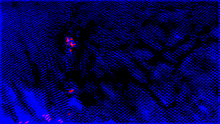
%> input picture fishery-nets/solution1/csim/build/test-data/2.tif, 220 x 124 px, shrunk from 480 x 270 before the run
$ octave --eval "result = CCL_windows(imread('../fishery-nets/solution1/csim/build/test-data/2.tif'));"   (GNU Octave 9; MATLAB toolbox functions it lacks are replaced by stand-ins)
%> lines starting %> are read from the running program, lines starting %| are printed output that depends on the picture; in (x1, y1, x2, y2) boxes, pixels count from 0 and x2, y2 are one past the last pixel; in counts of white or black regions, pixels touching at a corner belong together; the program's own positions count from 1
### Matlab/mat2gray.m
function I = mat2gray (M, scale)

  if (nargin < 1|| nargin > 2)
    usage ("mat2gray(...) number of arguments must be 1 or 2");
  end

  [x,y,k] = size(M);

  if (k ~= 1)
    usage ("mat2gray(M,...) M must be a matrix");
  end

  if (nargin == 1)
    Mmin = min (min (M));
    Mmax = max (max (M));
  else
  	if (is_vector (scale))
      Mmin = min (scale (1), scale (2));
      Mmax = max (scale (1), scale (2));
    end
  end

  I = (M < Mmin) .* 0;
  I = I + (M >= Mmin & M < Mmax) .* (1 / (Mmax - Mmin) * (M - Mmin));
  I = I + (M >= Mmax);

end

### Matlab/AdaptiveThreshold.m
function bw = AdaptiveThreshold(IM,ws,C,tm)
    %ADAPTIVETHRESHOLD An adaptive thresholding algorithm that seperates the
    %foreground from the background with nonuniform illumination.
    %  bw=adaptivethreshold(IM,ws,C) outputs a binary image bw with the local
    %   threshold mean-C or median-C to the image IM.
    %  ws is the local window size.
    %  tm is 0 or 1, a switch between mean and median. tm=0 mean(default); tm=1 median.
    %
    %  Contributed by Guanglei Xiong (xgl99@mails.tsinghua.edu.cn)
    %  at Tsinghua University, Beijing, China.
    %
    %  For more information, please see
    %  http://homepages.inf.ed.ac.uk/rbf/HIPR2/adpthrsh.htm
    if (nargin<3)
        error('You must provide the image IM, the window size ws, and C.');
    elseif (nargin==3)
        tm=0;
    elseif (tm~=0 && tm~=1)
        error('tm must be 0 or 1.');
    end

    IM = mat2gray(IM);

    if tm==0
        mIM=imfilter(IM,fspecial('average',ws),'replicate');
    else
        mIM=medfilt2(IM,[ws ws]);
    end

    sIM=mIM-IM-C;
    bw=im2bw(sIM,0);
    bw=imcomplement(bw);
end

### Matlab/CCL_windows.m
function [results, Labels] = CCL_windows(frame)
    img = frame(:,:,1); % get input frame

    [rows,columns,~] = size(img); % get height and width dimensions of frame (symbol '~' means we do not care/there is not 3rd dimension)
    results = zeros(rows,columns,3);

    se = strel('disk', 5); % create structuring element as a disk with radius 5 pixels around its center
    background = imopen(img,se);  % perform image opening with the contribution of structuring element

    img = img - background; % subtract image opening result from image to clear the view of environment

    offset = 0.05;
    AdaptThresIm = AdaptiveThreshold(img,15,offset,0);
    Nets = AdaptThresIm;

    Luminance = 0.03;
    Luminance_img = img <= Luminance; %  + imcomplement(AdaptThresIm)
    Holes = Luminance_img;
    Holes = Holes > 0;

%     Holes = imcomplement(imfill(imcomplement(Holes),'holes'));
%     Nets = imcomplement(imfill(imcomplement(Nets),'holes'));
%     figure;imshow(Holes);

    connectivity = 4; % set connectivity parameter for the way that connected component labeling is going to be executed
    [L, n] = bwlabel(Luminance_img, connectivity); % this is CCL (connected component labeling)
    [L1] = L;
%     RGB_label = label2rgb(L1, @copper, 'c', 'shuffle');
%     figure;imshow(RGB_label);

    %%%%%%%%%%%%%%%%%%%%%%%%%%%%%%%%%%%%%%%%%%%%%%%%%%%%%%%%%%%%%%%%%%%%%%%%%%%%%%%%%%%%
    labels = unique(L); % store once each label of image L which contains all labels
    labels = labels(labels ~= 0); % get rid of label 0, because it means nets and NOT holes
    labels = [labels, zeros(n,1)];  % extend array's 'labels' columns to 2 for the purpose of storing the size of each label next to it
    % count lebels' size
    for i=1:rows
        for j=1:columns
            if (L(i,j) ~= 0)
               labels(L(i,j),2) = labels(L(i,j),2) + 1;
%                if (Nets(i,j) == 1)
%                     labels(L(i,j),3) = labels(L(i,j),3) + 1;
%                end
            end
        end
    end
    % q = labels(:,2);
    % maxq = max(q);
 if (n > 0) % if there were at least one labels found from CCL then perform windows algorithm
    global_median = unique(labels(:,2));  % unique function will remove the repetitions of the same sizes and it is also going to sort them
    global_median = median(global_median(1:ceil(size(global_median,1)))); % extract the middle value of the sorted sizes
    sizes = zeros(rows,columns);  % create a new 2D image
    % store each label's size to image 'sizes' with the help of array 'labels'
    for i=1:rows
        for j=1:columns
            if (L(i,j) ~= 0)
                sizes(i,j) = labels(L(i,j),2);
            end
        end
    end
    results = zeros(rows,columns);  % initialize image results
    pos = 0;
    [x,y] = size(Luminance_img);
    % offset determines the size of each window (here 50 x 50)
    offset = 50;     row = 1 - offset;  r = 0;  c = 0;

    while (r == 0) || (c == 0)  % when we both exceed array-image limits means that we have processed all windows
        row = row + offset; % 'row' defines the upper side of windows
        myrow = row + offset; % 'myrow' defines the under side of windows
        if(myrow > x) % if you exceed vertical limit of image then shift the window inside the image, such that its under side fits the last row of the image
           myrow = x;
           row = x - offset;
           r = 1; % notify that you have reached the last set of windows in the image
        end
        col = 1 - offset;
        c = 0;
        while c == 0  % when we exceed horizontal image limit means that we have to move to the windows that are the ones we just processed
            col = col + offset; % 'col' defines the left side of windows
            mycol = col + offset; % 'mycol' defines the right side of windows
            if (mycol > y)  % if you exceed horizontal limit of image then shift the window inside the image, such that its right side fits the last column of the image
                mycol = y;
                col = y - offset;
                c = 1;  % notify that you have reached the last window of the set
            end
            window = sizes(row:myrow, col:mycol);
            window_sizes = unique(window(window~=0));
            window_median = median(window_sizes,'omitnan');
            % [medrow, medcol] = find(window_sizes == local_median);
            x1 = size(window_sizes, 1);
            i = 1;

            if (x1 > 0) % if at least one label is found perform windows algorithm
                while (i <= x1) && (window_sizes(i) < window_median/2)  % overtake the very small sizes that will affect comparisons
                    i = i + 1;
                end
                error = 0;
                start = i;
                while (i <= x1) && (error == 0)
                    local_median = window_sizes(ceil((start+i)/2));
%                     if (local_median >= global_median/2)
                        if ((window_sizes(i) > local_median * 2) || (window_sizes(i) > global_median * 4))
                            pos = i;
                            error = 1;
                        elseif (i < x1)
                            if (window_sizes(i) + local_median < window_sizes(i+1))
                                pos = i + 1;
                                error = 1;
                            end
                        end
%                     end
                    if (error == 1) % in case of error mark at image 'results' the pixels of the current window that have the same size with the sizes inside array 'window_sizes' from the position of error until the end
                        for j = pos:x1  % from position of error until the end of 'window_sizes'
                            q = window_sizes(j);  % take the faulty size
                            sizes2 = sizes .* 0;  % initialize the help array 'sizes2'
                            sizes2(row:myrow, col:mycol) = sizes(row:myrow, col:mycol); % at the pixels of 'sizes2' where the current window corresponds, store the values/sizes of that window
                            results = results + (sizes2 == window_sizes(j)) .* (results ~= 1);  % update with value '1' the pixels at image 'results' that current window corresponds, and have the same size with the currently selected faulty size (sizes2 == window_sizes(j)), and haven't been already updated (results ~= 1)
                        end
                    end
                    i = i + 1;
                end
            end
        end
    end

    results(:,:,1) = results;
    results(:,:,2) = 0;
    results(:,:,3) = Nets;

% [5 lines of commented-out code are left out]
    Labels = L;
 else % if no holes are detected then mark only the nets at final image 'results'
    results(:,:,1) = 1;
    results(:,:,2) = 1;
    results(:,:,3) = Nets;
    Labels = zeros(1,1);  % store only label 0 (nets)
 end
end
%> in CCL_windows, `img = frame(:,:,1);`:
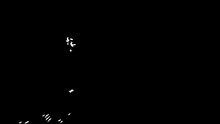
%> img: size 124x220 uint8; min 0, max 255, mean 0.6
%> in CCL_windows, `background = imopen(img,se);`: background: size 124x220 uint8; every value is 0
%> in mat2gray, `Mmin = min (min (M));`: Mmin = 0
%> in mat2gray, `Mmax = max (max (M));`: Mmax = 255
%> in mat2gray, `I = (M < Mmin) .* 0;`: I: size 124x220 double; every value is 0
%> in mat2gray, `I = I + (M >= Mmax);`:
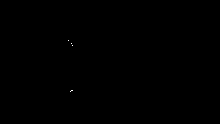
%> I: size 124x220 uint8; values 0 (black) and 1 (white), 0.02% white in thin lines or dots, all inside (x1, y1, x2, y2) = (68, 40, 73, 92)
%> in AdaptiveThreshold, `bw=imcomplement(bw);`: bw: size 124x220 logical; every value is 1
%> in CCL_windows, `Luminance_img = img <= Luminance;`:
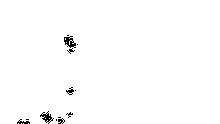
%> Luminance_img: size 124x220 logical; 99% white; black in thin lines or dots, all inside (x1, y1, x2, y2) = (17, 35, 78, 124)
%> in CCL_windows, `[L, n] = bwlabel(Luminance_img, connectivity);`:
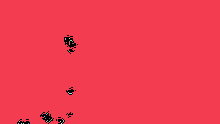
%> L: size 124x220 double; 33 distinct labels, from 0 to 32; one colour per label, 0 black
%> in CCL_windows, `[L, n] = bwlabel(Luminance_img, connectivity);`: n = 32
%> in CCL_windows, `labels = unique(L);`: labels = 33 values from 0 to 32
%> in CCL_windows, `labels = labels(labels ~= 0);`: labels = 32 values from 1 to 32
%> after the loop in CCL_windows, `for i=1:rows`: labels = 32 rows, first 12: [1 26958; 2 1; 3 1; 4 1; 5 1; 6 1; 7 1; 8 1; 9 1; 10 1; 11 1; 12 1]
%> in CCL_windows, `global_median = unique(labels(:,2));`: global_median = [1; 2; 3; 4; 26958]
%> in CCL_windows, `global_median = median(global_median(1:ceil(size(global_median,1))));`: global_median = 3
%> after the loop in CCL_windows, `while (r == 0) || (c == 0)`: results: size 124x220 double; values 0 (black) and 1 (white), 98.8% white; 13 black regions (8 under 20 px), largest, box (x1, y1, x2, y2) and area: (64, 36, 76, 48) 93, (40, 111, 54, 124) 83, (17, 119, 30, 124) 37, (66, 87, 74, 95) 34, (58, 118, 65, 124) 30
%> after the loop in CCL_windows, `while (r == 0) || (c == 0)`:
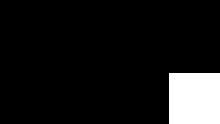
%> sizes2: size 124x220 double; values 0 (black) and 26958 (white), 9.5% white; 1 white region, box (x1, y1, x2, y2) and area: (169, 73, 220, 124) 2601
%> after the loop in CCL_windows, `while (r == 0) || (c == 0)`: error = 1; local_median = 26958; pos = 1; q = 26958; r = 1
%> in CCL_windows, `results(:,:,3) = Nets;`:
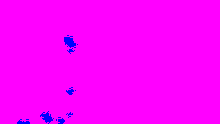
%> results: size 124x220x3 double; mean R, G, B 0.988, 0, 1
